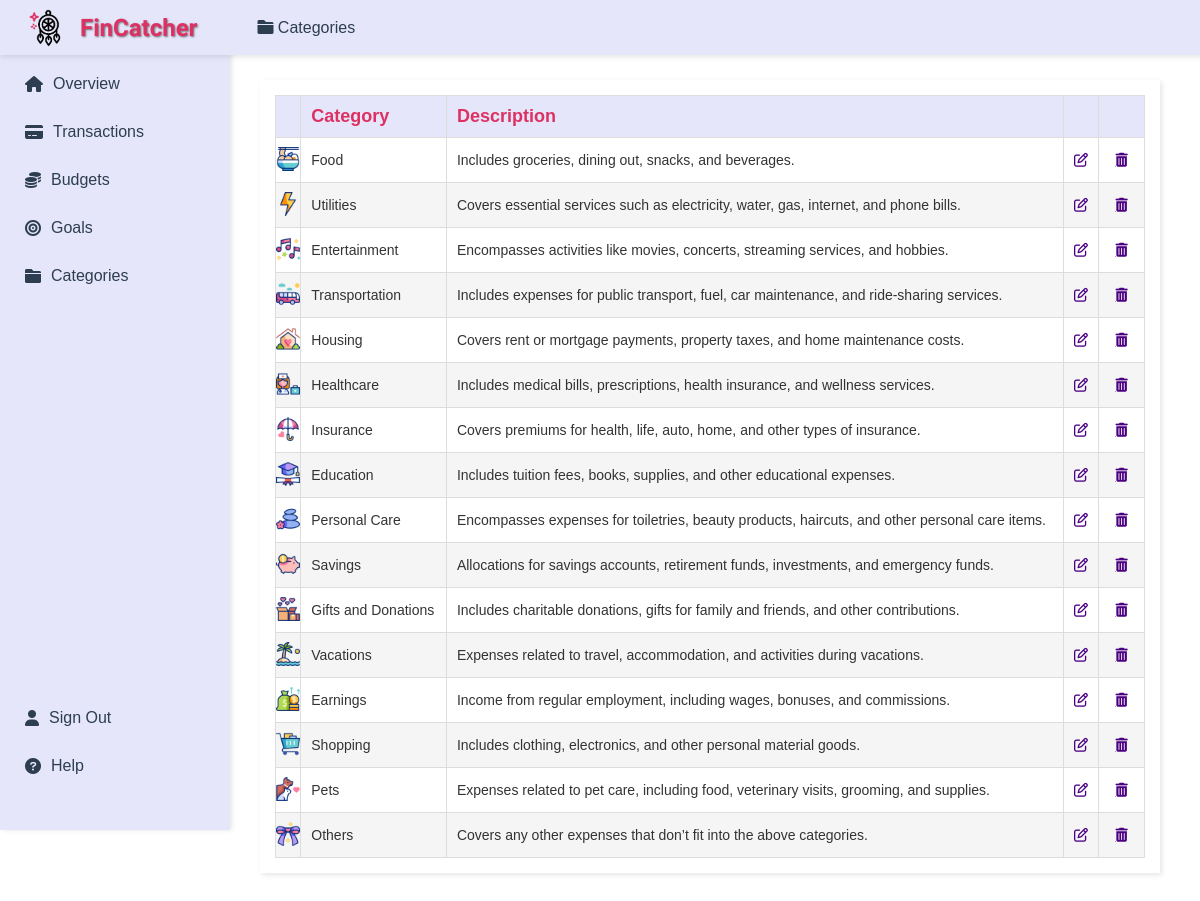
The page /categories on the database its author committed.
### app/main/models.py (models this page shows)
class Categories(db.Model):
    id = db.Column(db.Integer, primary_key=True, unique=True, nullable=False)
    name = db.Column(db.String(50), unique=True, nullable=False)
    description = db.Column(db.String(1000), nullable=True)

### app/categories/routes.py (the view)
@categories.route('/categories', methods=['GET'])
def categories_page():
    categories_list = Categories.query.all()
    return render_template('show_categories.html', categories=categories_list, page_title='Categories', icon='fas fa-folder', category_icons=category_icons)

### app/categories/templates/show_categories.html (shortened to what this page needs)
{% extends "layout.html" %}
{% block content %}
<div style="display: flex; flex-direction: row; justify-content: flex-start; background-color: #FFFFFF; padding: 20px;">
    <div id="categories-list" style="padding: 15px; box-shadow: 2px 2px 5px rgba(0,0,0,0.1); width: 100%; background-color: #FFFFFF;">
        <table style="width: 100%; border-collapse: collapse; text-align: left; font-size: 14px; color: #333333;">
            <thead style="background-color: #E6E6FA; color: #DE3163; font-size: 18px;">
                <tr>
                    <th style="padding: 10px; border: 1px solid #DDD;"></th>
                    <th style="padding: 10px; border: 1px solid #DDD;">Category</th>
                    <th style="padding: 10px; border: 1px solid #DDD;">Description</th>
                    <th style="padding: 10px; border: 1px solid #DDD;"></th>
                    <th style="padding: 10px; border: 1px solid #DDD;"></th>
                </tr>
            </thead>
            <tbody>
                {% for category in categories %}
                <tr style="background-color: {% if loop.index0 % 2 == 0 %} #FFFFFF {% else %} #F5F5F5 {% endif %};">
                    <td style="padding: 0; border: 1px solid #DDD; text-align: center;">
                        <img src="{{ category_icons[category.id] }}" alt="{{ category.id }} icon" style="width:24px; height:24px;">
                    </td>
                    <td style="padding: 10px; border: 1px solid #DDD;">{{ category.name }}</td>
                    <td style="padding: 10px; border: 1px solid #DDD;">{{ category.description }}</td>
                    <td style="padding: 10px; border: 1px solid #DDD;">
                            <a href="{{ url_for('categories.edit_category', id=category.id) }}" class="edit-btn" style="color: #4B0082;">
                                <i class="fa-regular fa-pen-to-square"></i>
                            </a>
                    </td>
                    <td style="padding: 10px; border: 1px solid #DDD;">
                        <div style="display: flex; justify-content: center; align-items: center; gap: 0;">
                                <a href="{{ url_for('categories.delete_category', id=category.id) }}" class="delete-btn" style="display: flex; justify-content: center; align-items: center; width: 24px; height: 24px; text-align: center; color: #4B0082;" onclick="confirmDelete(event, {{ category.id }});">
                                    <i class="fas fa-trash-alt"></i>
                                </a>
                            </div>
                    </td>
                </tr>
                {% endfor %}
            </tbody>
        </table>
    </div>
</div>
{% endblock %}

### app/main/templates/layout.html (style rules this page uses)
body { margin: 0; font-family: Arial, sans-serif; background-color: #ffffff; color: #2c3e50; }

### rows shown on the page
Categories: shows a picture, name "Food", description "Includes groceries, dining out, snacks, and beverages."
Categories: shows a picture, name "Utilities", description "Covers essential services such as electricity, water, gas, internet, and phone bills.", {{ category.id }} 2 (drawn)
Categories: shows a picture, name "Entertainment", description "Encompasses activities like movies, concerts, streaming services, and hobbies."
Categories: shows a picture, name "Transportation", description "Includes expenses for public transport, fuel, car maintenance, and ride-sharing services."
Categories: shows a picture, name "Housing", description "Covers rent or mortgage payments, property taxes, and home maintenance costs."
Categories: shows a picture, name "Healthcare", description "Includes medical bills, prescriptions, health insurance, and wellness services."
Categories: shows a picture, name "Insurance", description "Covers premiums for health, life, auto, home, and other types of insurance."
Categories: shows a picture, name "Education", description "Includes tuition fees, books, supplies, and other educational expenses."
Categories: shows a picture, name "Personal Care", description "Encompasses expenses for toiletries, beauty products, haircuts, and other personal care items."
Categories: shows a picture, name "Savings", description "Allocations for savings accounts, retirement funds, investments, and emergency funds."
Categories: shows a picture, name "Gifts and Donations", description "Includes charitable donations, gifts for family and friends, and other contributions."
Categories: shows a picture, name "Vacations", description "Expenses related to travel, accommodation, and activities during vacations."
Categories: shows a picture, name "Earnings", description "Income from regular employment, including wages, bonuses, and commissions."
Categories: shows a picture, name "Shopping", description "Includes clothing, electronics, and other personal material goods."
Categories: shows a picture, name "Pets", description "Expenses related to pet care, including food, veterinary visits, grooming, and supplies."
Categories: shows a picture, name "Others", description "Covers any other expenses that don’t fit into the above categories."

### other values the page prints
{{ page_title }} "Categories"
